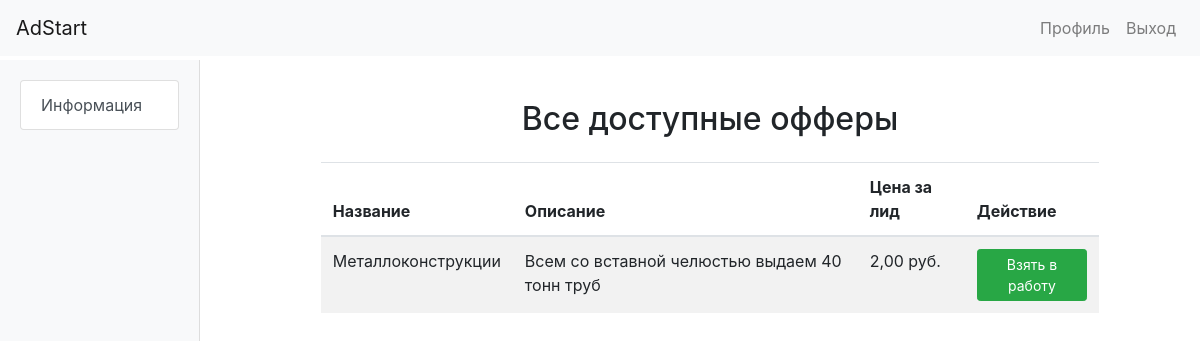
The page /offers/available_offers/ (signed in) on the database its author committed.
### offers/models.py (models this page shows, shortened)
class Offer(models.Model):
    STATUS_CHOICES = [
        ('registered', 'Регистрация'),
        ('active', 'Активен'),
        ('paused', 'Пауза'),
        ('stopped', 'СТОП'),
    ]
    PUBLIC_STATUS_CHOICES = [
        ('private', 'Закрытый'),
        ('public', 'Публичный'),
    ]
    partner_card = models.ForeignKey(PartnerCard, on_delete=models.CASCADE, related_name='offers')
    logo = models.ImageField(upload_to='offer_logos/', blank=True, null=True, verbose_name='Логотип')
    name = models.CharField(max_length=255, verbose_name='Наименование оффера')
    inn = models.CharField(max_length=12, verbose_name='ИНН', blank=True, null=True)
    contract_number = models.CharField(max_length=50, verbose_name='Номер Договора', default='AUTO_GENERATE')
    contract_date = models.DateField(default=date.today, verbose_name='Дата договора')
    working_hours = models.CharField(max_length=255, blank=True, null=True, verbose_name='Режим работы колл-центра')
    service_description = models.TextField(verbose_name='Описание услуг по офферу')
    geo = models.CharField(max_length=255, blank=True, null=True, verbose_name='ГЕО')
    lead_price = models.DecimalField(max_digits=10, decimal_places=2, verbose_name='Цена за лид', blank=True, null=True)
    status = models.CharField(max_length=20, choices=STATUS_CHOICES, default='registered', verbose_name='Актуальность')
    public_status = models.CharField(max_length=20, choices=PUBLIC_STATUS_CHOICES, default='private', verbose_name='Публичный статус')
    webmaster = models.ForeignKey(Webmaster, on_delete=models.SET_NULL, blank=True, null=True, related_name='offers')
    unique_token = models.UUIDField(default=uuid.uuid4, editable=False, unique=True, verbose_name='Уникальный токен',
                                    help_text='Уникальный токен для определения связи между оффером и вебмастером')
    class Meta:
        verbose_name = 'Оффер'
        verbose_name_plural = 'Офферы'

### offers/views.py (the view)
# urls.py: path('available_offers/', AvailableOffersView.as_view(), name='available_offers'),
class AvailableOffersView(LoginRequiredMixin, ListView):
    model = Offer
    template_name = 'offers/available_offers.html'
    context_object_name = 'offers'
    def get_queryset(self):
        return Offer.objects.filter(public_status='public', status='registered', webmaster=None)

### user_accounts/templatetags/custom_tags.py (called while the page is built)
@register.inclusion_tag('user_accounts/menu.html', takes_context=True)
def load_menu(context):
    user = context['user']
    advertiser_profile = None
    webmaster_profile = None
    if user.is_authenticated:
        try:
            advertiser_profile = Advertiser.objects.get(user=user)
        except Advertiser.DoesNotExist:
            pass
        try:
            webmaster_profile = Webmaster.objects.get(user=user)
        except Webmaster.DoesNotExist:
            pass
    return {
        'user': user,
        'advertiser_profile': advertiser_profile,
        'webmaster_profile': webmaster_profile,
    }

### user_accounts/templates/offers/available_offers.html (shortened to what this page needs)
{% extends "base.html" %}
{% block content %}
<div class="row justify-content-center">
    <div class="col-md-10">
        <h2 class="my-4 text-center">Все доступные офферы</h2>
        <table class="table table-striped">
            <thead>
                <tr>
                    <th>Название</th>
                    <th>Описание</th>
                    <th>Цена за лид</th>
                    <th>Действие</th>
                </tr>
            </thead>
            <tbody>
                {% for offer in offers %}
                    <tr>
                        <td>{{ offer.name }}</td>
                        <td>{{ offer.service_description|truncatewords:20 }}</td>
                        <td>{{ offer.lead_price }} руб.</td>
                        <td>
                            <form method="post" action="{% url 'take_offer' offer.id %}">
                                <button type="submit" class="btn btn-success btn-sm">Взять в работу</button>
                            </form>
                        </td>
                    </tr>
                {% endfor %}
            </tbody>
        </table>
    </div>
</div>
{% endblock %}

### rows shown on the page
Offer: name "Металлоконструкции", service_description "Всем со вставной челюстью выдаем 40 тонн труб", lead_price "2,00"
